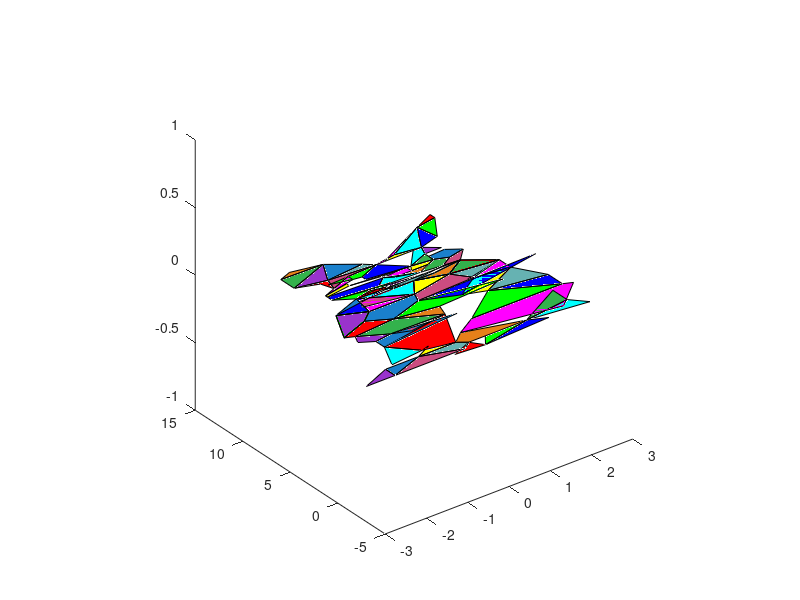

Here is the MATLAB script that generated this plot:
clf;
hold on;

patch([2, 1.5, 2, 2], [12, 11.2, 11.5, 12], 'r');
patch([2, 1.5, 1.6, 2], [11.5, 11.2, 9.5, 11.5], 'g');
patch([1.5, 1.1, 1.6, 1.5], [11.2, 9, 9.5, 11.2], 'b');
patch([1.1, 1.5, 0.5, 1.1], [9, 11.2, 9.3, 9], 'c');
patch([1.5, 0.2, 0, 0.5, 1.5], [11.2, 9, 9, 9.3, 11.2], 'm');
patch([0, 1.1, 0.5, 0], [9, 9, 9.3, 9], 'y');
patch([-1.5, -0.8, -1.8, -1.5], [11.6, 11.1, 11.2, 11.6], [0.9, 0.5, 0.1]);
patch([-0.8, -1.8, -1.8, -0.8], [11.1, 11.2, 9.8, 11.1], [0.2, 0.7, 0.3]);
patch([-0.8, -1.8, -1.1, -0.8], [11.1, 9.8, 9.3, 11.1], [0.6, 0.2, 0.8]);
patch([-0.8, -0.2, -1.1, -0.8], [11.1, 9.6, 9.3, 11.1], [0.1, 0.5, 0.8]);
patch([-1.1, 0, -0.7, -1.2, -1.1], [9.3, 9, 8.9, 8.2, 9.3], [0.8, 0.3, 0.5]);
patch([0, -1.1, -0.2, 0], [9, 9.3, 9.6, 9], [0.4, 0.7, 0.7]);
patch([-1.2, -1.1, -1.8, -1.3, -1.2], [8.2, 9.3, 9.8, 9.2, 8.2], 'r');
patch([0, -0.5, -0.7, -1.2, 0], [9, 8.3, 8.4, 8.8, 9], 'g');
patch([0, -0.5, -0.5, 0.5, 0], [9, 8.3, 7.9, 7.5, 9], 'b');
patch([0, 1.1, 1, 0.5, 0.9], [9, 9, 8.2, 7.5, 9], 'c');
patch([-0.7, -0.7, -1.5, -0.7], [8.9, 8.4, 7.8, 8.9], 'm');
patch([-0.9, -1.5, -1.5, -0.9, -0.9], [8.2, 7.8, 7.6, 7.9, 8.2], 'y');
patch([-0.9, 0.5, -0.2, -0.9], [7.9, 7.5, 7.6, 7.9], [0.9, 0.5, 0.1]);
patch([0.5, 1, 1, 0.5], [7.5, 8.2, 7.3, 7.5], [0.2, 0.7, 0.3]);
patch([1.1, 1.4, 1, 1.1], [9, 8.2, 8.2, 9], [0.6, 0.2, 0.8]);
patch([1.4, 1, 1, 1.3, 1.7, 1.4], [7.9, 7.8, 7.3, 6.9, 7.2, 7.9], [0.1, 0.5, 0.8]);
patch([1.7, 1.3, 1, 1.4, 1.7], [7.2, 6.9, 6.3, 6.2, 7.2], [0.8, 0.3, 0.5]);
patch([1.4, 1, 0.6, 0.2, -0.3, -0.4, 0.2, 0.7, 1.4], [6.2, 6.3, 6.1, 5.9, 5.9, 6.2, 6.2, 6.2, 6.2], [0.4, 0.7, 0.7]);
patch([-0.3, -0.7, -1.1, -0.4, -0.3], [6.3, 6.6, 6.3, 6.2, 6.3], 'r');
patch([-1.1, -1.5, -0.2, -1.1], [6.3, 7.1, 6.6, 6.3], 'g');
patch([-0.5, -1.5, -1.5, -0.2, -0.5], [6.6, 7.1, 7.6, 7.4, 6.6], 'b');
patch([-0.5, 0.5, -0.2, -0.5], [6.6, 6.5, 7.4, 6.6], 'c');
patch([-0.2, 0.4, 0.4, 0, -0.2], [7.4, 7.6, 7, 7, 7.4], 'm');
patch([0.5, 0.4, 0.8, 1, 0.5], [7.5, 7, 7, 7.3, 7.5], 'y');
patch([0, 0.8, 0.5, 0], [7, 7, 6.5, 7], [0.9, 0.5, 0.1]);
patch([1, 0.5, 1, 1.3, 1], [7.3, 6.5, 6.3, 6.9, 7.3], [0.2, 0.7, 0.3]);
patch([0.5, -0.7, -0.3, 0.5], [6.2, 6.2, 6.5, 6.2], [0.6, 0.2, 0.8]);
patch([-1.1, -1.8, -1.2, -1.1], [6.3, 5.4, 4.5, 6.3], [0.1, 0.5, 0.8]);
patch([-1.1, -1.2, -0.1, 0.2], [5.9, 5.2, 4.5, 5.9], [0.8, 0.3, 0.5]);
patch([0.9, 0.2, 0.7, 1.4, 0.9], [5.2, 5.9, 5.9, 6.2, 5.2], [0.4, 0.7, 0.7]);
patch([0.9, 1.4, 2, 0.9], [5.2, 6.2, 4.7, 5.2], 'r');
patch([-1.8, -1.2, -1.5, -2.2, -1.8], [5.4, 4.5, 3.7, 2.8, 5.4], 'g');
patch([-0.1, -1.8, -1.2, -1.1], [6.3, 5.4, 4.5, 6.3], 'b');
patch([-1.1, 0.2, -0.1, -1.1], [6.3, 5.9, 4.5, 6.3], 'c');
patch([-1.1, -1.2, -0.1, -1.1], [6.3, 4.5, 4.5, 6.3], 'm');
patch([0.2, 0.9, -0.1, 0.2], [5.9, 5.2, 4.5, 5.9], 'y');
patch([0.9, 0.2, 0.7, 1.4, 0.9], [5.2, 5.9, 5.9, 6.2, 5.2], [0.9, 0.5, 0.1]);
patch([0.9, 1.4, 2, 0.9], [5.2, 6.2, 4.7, 5.2], [0.2, 0.7, 0.3]);
patch([-1.8, -1.2, -1.5, -2.2, -1.8], [5.4, 4.5, 3.7, 2.8, 5.4], [0.6, 0.2, 0.8]);
patch([-1.2, -0.1, -0.2, -1, -1.5, -1.2], [4.5, 4.5, 3.7, 2.8, 3.7, 4.5], [0.1, 0.5, 0.8]);
patch([-0.1, -0.2, 1.2, 0.9, -0.1], [4.5, 3.7, 3.9, 5.2, 4.5], [0.8, 0.3, 0.5]);
patch([0.9, 1.2, 2, 0.9], [5.2, 3.9, 4.7, 5.2], [0.4, 0.7, 0.7]);
patch([-2.2, -1.5, -1, -2, -2.2], [2.8, 3.7, 2.8, 2.5, 2.8], 'r');
patch([-1, -0.2, 1.6, 0, -1], [2.8, 3.7, 2.6, 2.3, 2.8], 'g');
patch([-0.2, 0.6, 2.7, -0.2], [3.7, 2.6, 3.9, 3.7], 'b');
patch([0.6, 1.2, 2, 0.6], [2.6, 3.9, 3.5, 2.6], 'c');
patch([2, 1, 2, 2], [4.7, 3.9, 3.5, 4.7], 'm');
patch([2, 0.6, 1.1, 2], [3.5, 2.6, 2, 3.5], 'y');
patch([0, -0.1, -1, 0], [2.3, 1.3, 2.8, 2.3], [0.9, 0.5, 0.1]);
patch([-0.1, -1, -2, -1.4, -0.1], [1.3, 2.8, 2.5, 1.4, 1.3], [0.2, 0.7, 0.3]);
patch([-2, -2.1, -1.8, -1.4, -2], [2.5, 1.8, 1.2, 1.4, 2.5], [0.6, 0.2, 0.8]);
patch([-1.4, -1.8, -1.8, 0.1, -1.4], [1.4, 1.2, 0.3, 0.9, 1.4], [0.1, 0.5, 0.8]);
patch([-1.4, -1, -0.1, -1.4], [1.4, 0.9, 1.3, 1.4], [0.8, 0.3, 0.5]);
patch([2, 1.1, 2.4, 2], [3.5, 2, 1.3, 3.5], [0.4, 0.7, 0.7]);
patch([-0.1, -1.8, -1.3, -0.6, -0.1], [1.3, 0.3, -1.5, -2, 1.3], 'r');
patch([1.1, 0.2, 2.4, 1.1], [2, -0.2, -0.2, 2], 'g');
patch([1.1, 2.4, 2.4, 1.1], [2, -0.2, 1.3, 2], 'b');
patch([-1.8, -2.1, -1.3, -1.8], [0.3, -1.8, -1.5, 0.3], 'c');
patch([0.2, 2.4, 2.6, 1.9, -0.3, 0.2], [-0.2, -0.2, -0.5, -2.5, -1.2, -0.2], 'm');
patch([-1.1, -1.3, -0.6, -1.5, -1.1], [-1.3, -1.5, -2, -2, -1.3], 'y');
patch([-0.3, -0.6, -0.4, 1, -0.3], [-1.2, -2, -2.5, -2.5, -1.2], [0.9, 0.5, 0.1]);
patch([2.1, 2.1, 1, 2.1], [-0.5, -2, -2.5, -0.5], [0.2, 0.7, 0.3]);
patch([-2.3, -3, -2.3, -2.3], [-2, -3, -3, -2], [0.6, 0.2, 0.8]);
patch([-2.3, -2.3, -1.5, -2.3], [-2, -3, -2, -2], [0.1, 0.5, 0.8]);
patch([-1.5, -2.3, -0.6, -1.5], [-2, -3, -3, -2], [0.8, 0.3, 0.5]);
patch([-1.5, -0.6, -0.4, -0.6, -1.5], [-2, -2, -2.5, -3, -2], [0.4, 0.7, 0.7]);
patch([-0.4, -0.9, -0.2, -0.4], [-2.5, -3.2, -3.4, -2.5], 'r');
patch([0, -0.2, 1, -0.4], [-2.5, -3.4, -2.5, -2.5], 'g');
patch([-0.2, 1, 1.4, -0.2], [-3.4, -2.5, -3.1, -3.4], 'b');
patch([1, 2.1, 2.4, 1], [-2.5, -2, -3.1, -2.5], 'c');

view(-37.5, 30);
axis square;
